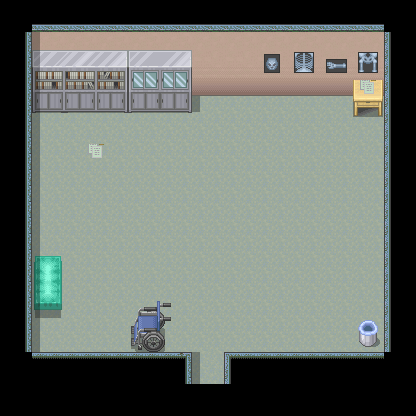

Rendered tile map (Tiled .tmx) drawn with the repository's tilesets; below, a short description and the map source with its tile grids summarised:
An orthogonal 26x26 tile map with 16x16 px tiles, 6 tile layers (Base, MonoShita, MonoChu, MonoUe, ...), 4 tilesets and 16 objects.

<map version="1.0" orientation="orthogonal" renderorder="right-down" width="26" height="26" tilewidth="16" tileheight="16" backgroundcolor="#000000" nextobjectid="22">
 <tileset firstgid="1" name="ST-Hospital-I01" tilewidth="16" tileheight="16" tilecount="1856" columns="16">
  <image source="ST-Hospital-I01.png" trans="aa55ff" width="256" height="1856" />
 </tileset>
 <tileset firstgid="1857" name="ST-MsionR-I01" tilewidth="16" tileheight="16" tilecount="1984" columns="16">
  <image source="ST-MsionR-I01.png" trans="aa55ff" width="256" height="1990" />
 </tileset>
 <tileset firstgid="3841" name="ed4" tilewidth="16" tileheight="16" tilecount="480" columns="30">
  <image source="ed4.png" trans="aa55ff" width="480" height="256" />
 </tileset>
 <tileset firstgid="4321" name="ST-Sewer-01" tilewidth="16" tileheight="16" tilecount="1504" columns="16">
  <image source="ST-Sewer-01.png" trans="aa55ff" width="256" height="1504" />
 </tileset>
 <layer name="Base" width="26" height="26">
  <properties>
   <property name="z" value="-10" />
  </properties>
  <data>[676 cells, 444 non-empty, 12 distinct tile ids]</data>
 </layer>
 <layer name="MonoShita" width="26" height="26">
  <properties>
   <property name="z" value="-10" />
  </properties>
  <data>[676 cells, 91 non-empty, 91 distinct tile ids]</data>
 </layer>
 <layer name="MonoChu" width="26" height="26">
  <properties>
   <property name="z" value="-10" />
  </properties>
  <data>[676 cells, 4 non-empty, 2 distinct tile ids]</data>
 </layer>
 <layer name="MonoUe" width="26" height="26">
  <properties>
   <property name="z" value="-10" />
  </properties>
  <data>[676 cells, 86 non-empty, 7 distinct tile ids]</data>
 </layer>
 <objectgroup name="collision">
  <object id="2" x="384" y="0" width="32" height="416" />
  <object id="4" x="224" y="352" width="160" height="64" />
  <object id="6" x="352" y="320" width="32" height="32" />
  <object id="7" x="0" y="352" width="192" height="64" />
  <object id="8" x="0" y="0" width="32" height="352" />
  <object id="9" x="32" y="0" width="352" height="96" />
  <object id="10" x="32" y="96" width="160" height="16" />
  <object id="12" x="352" y="96" width="32" height="16" />
  <object id="13" x="128" y="320" width="32" height="32" />
  <object id="14" x="32" y="256" width="32" height="64" />
 </objectgroup>
 <objectgroup name="event">
  <object id="15" x="384" y="0" width="32" height="32">
   <properties>
    <property name="EventID" value="1" />
    <property name="trigger" value="0" />
   </properties>
  </object>
  <object id="16" x="192" y="384" width="32" height="32">
   <properties>
    <property name="EventID" value="2" />
    <property name="trigger" value="1" />
   </properties>
  </object>
  <object id="17" x="80" y="128" width="32" height="32">
   <properties>
    <property name="EventID" value="3" />
    <property name="trigger" value="2" />
   </properties>
  </object>
  <object id="18" x="352" y="80" width="32" height="32">
   <properties>
    <property name="EventID" value="4" />
    <property name="trigger" value="2" />
   </properties>
  </object>
  <object id="19" x="32" y="80" width="96" height="32">
   <properties>
    <property name="EventID" value="5" />
    <property name="trigger" value="2" />
   </properties>
  </object>
  <object id="20" x="128" y="80" width="64" height="32">
   <properties>
    <property name="EventID" value="6" />
    <property name="trigger" value="2" />
   </properties>
  </object>
 </objectgroup>
 <layer name="CharaUe" width="26" height="26">
  <data>[676 cells, 6 non-empty, 6 distinct tile ids]</data>
 </layer>
 <layer name="shadow" width="26" height="26">
  <data>[676 cells, 23 non-empty, 1 distinct tile ids]</data>
 </layer>
</map>
